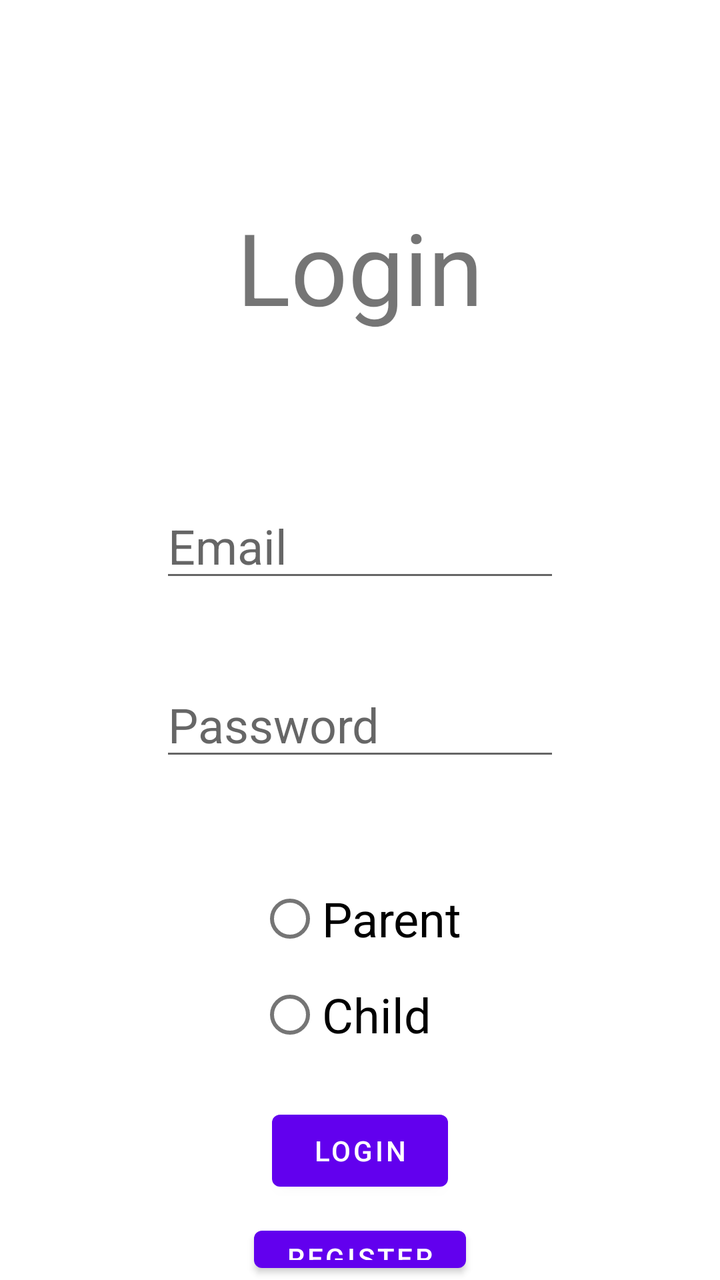
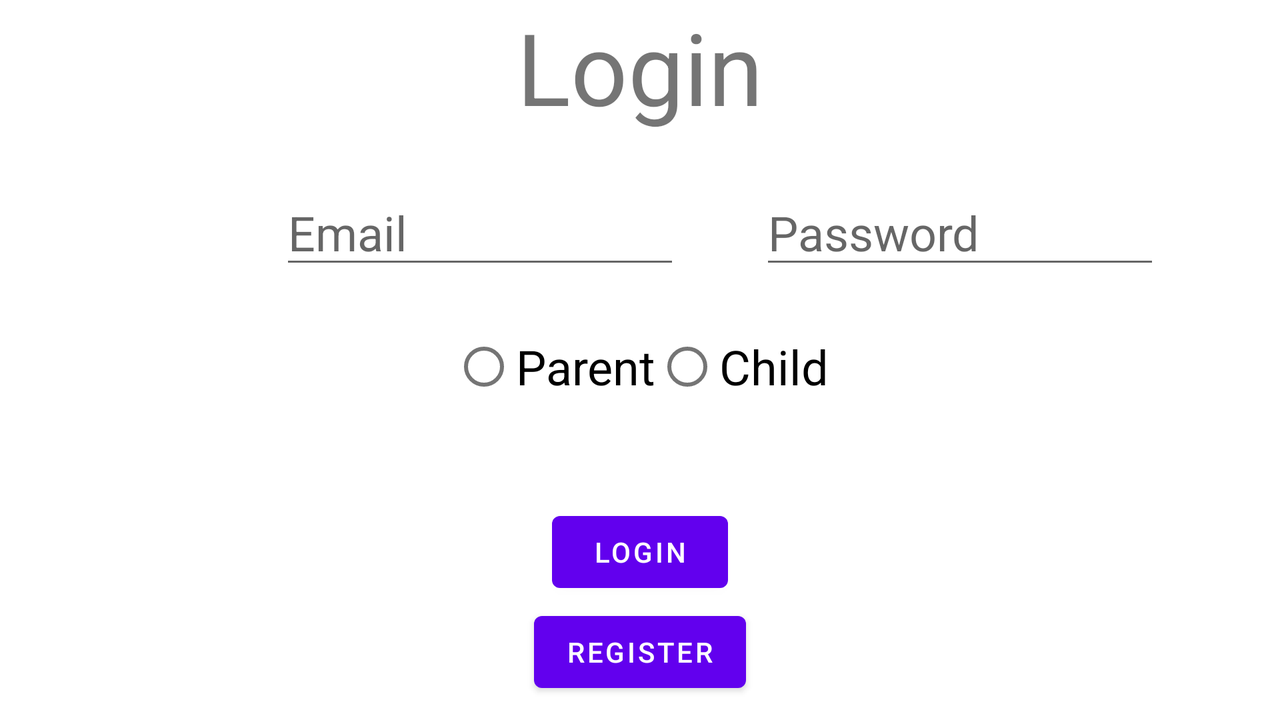

An Android layout and its configuration variant, each rendered on a device that would load it. The default file and the variant file are quoted in full after the pictures.
<!-- AndroidManifest.xml: application theme Theme.IndividualProject3 -->
<!-- res/layout/activity_main.xml -->
<?xml version="1.0" encoding="utf-8"?>
<LinearLayout
    xmlns:android="http://schemas.android.com/apk/res/android"
    xmlns:app="http://schemas.android.com/apk/res-auto"
    xmlns:tools="http://schemas.android.com/tools"
    android:layout_width="match_parent"
    android:layout_height="match_parent"
    android:orientation="vertical"
    tools:context=".MainActivity">

    <TextView
        android:textSize="50sp"
        android:layout_width="wrap_content"
        android:layout_height="wrap_content"
        android:layout_gravity="center"
        android:layout_marginTop="100dp"
        android:text="Login"/>
    <EditText
        android:id="@+id/EmailEdit"
        android:layout_gravity="center_horizontal"
        android:layout_width="200dp"
        android:layout_height="wrap_content"
        android:layout_marginTop="80dp"
        android:textSize="24sp"
        android:inputType="textEmailAddress"
        android:hint="Email"
        />

    <EditText
        android:id="@+id/PasswordEdit"
        android:layout_gravity="center_horizontal"
        android:layout_width="200dp"
        android:layout_height="wrap_content"
        android:layout_marginTop="40dp"
        android:textSize="24sp"
        android:inputType="textPassword"
        android:hint="Password"
        />
    <RadioGroup
        android:id="@+id/RoleSelect"
        android:layout_width="wrap_content"
        android:layout_height="wrap_content"
        android:orientation="vertical"
        android:layout_marginTop="50dp"
        android:layout_gravity="center_horizontal">

        <RadioButton
            android:id="@+id/parentRadio"
            android:textSize="24sp"
            android:layout_width="wrap_content"
            android:layout_height="wrap_content"
            android:text="Parent" />

        <RadioButton
            android:id="@+id/childRadio"
            android:textSize="24sp"
            android:layout_width="wrap_content"
            android:layout_height="wrap_content"
            android:text="Child" />
    </RadioGroup>

    <Button
        android:text="Login"
        android:id="@+id/loginButton"
        android:layout_gravity="center_horizontal"
        android:layout_marginTop="20dp"
        android:layout_width="wrap_content"
        android:layout_height="wrap_content"/>
    <Button
        android:id="@+id/registerButton"
        android:text="Register"
        android:layout_gravity="center_horizontal"
        android:layout_marginTop="10dp"
        android:layout_width="wrap_content"
        android:layout_height="wrap_content"
        />
</LinearLayout>
<!-- resources referenced by this layout -->
<resources>
  <style name="Theme.IndividualProject3" parent="Theme.MaterialComponents.DayNight.DarkActionBar">
          
          <item name="colorPrimary">@color/purple_500</item>
          <item name="colorPrimaryVariant">@color/purple_700</item>
          <item name="colorOnPrimary">@color/white</item>
          
          <item name="colorSecondary">@color/teal_200</item>
          <item name="colorSecondaryVariant">@color/teal_700</item>
          <item name="colorOnSecondary">@color/black</item>
          
          <item name="android:statusBarColor" tools:targetApi="l">?attr/colorPrimaryVariant</item>
          
      </style>
</resources>
<!-- res/layout-land/activity_main.xml (the repository's variant of the layout above) -->
<!-- drawn on the phone turned sideways -->
<?xml version="1.0" encoding="utf-8"?>
<androidx.constraintlayout.widget.ConstraintLayout
    xmlns:android="http://schemas.android.com/apk/res/android"
    xmlns:app="http://schemas.android.com/apk/res-auto"
    xmlns:tools="http://schemas.android.com/tools"
    android:layout_width="match_parent"
    android:layout_height="match_parent"
    tools:context=".MainActivity">

    <TextView
        android:textSize="50sp"
        android:layout_width="wrap_content"
        android:layout_height="wrap_content"
        android:layout_gravity="top"
        app:layout_constraintTop_toTopOf="parent"
        app:layout_constraintLeft_toLeftOf="parent"
        app:layout_constraintRight_toRightOf="parent"
        android:text="Login"/>
    <EditText
        android:id="@+id/EmailEdit"
        android:layout_width="200dp"
        android:layout_height="wrap_content"
        android:layout_marginTop="90dp"
        app:layout_constraintTop_toTopOf="parent"
        app:layout_constraintLeft_toLeftOf="parent"
        android:layout_marginLeft="140dp"
        android:textSize="24sp"
        android:inputType="textEmailAddress"
        android:hint="Email"
        />

    <EditText
        android:id="@+id/PasswordEdit"
        android:layout_width="200dp"
        android:layout_height="wrap_content"
        android:layout_marginTop="90dp"
        app:layout_constraintTop_toTopOf="parent"
        app:layout_constraintLeft_toRightOf="@id/EmailEdit"
        android:layout_marginLeft="40dp"
        android:hint="Password"
        android:inputType="textPassword"
        android:textSize="24sp" />

    <RadioGroup
        android:id="@+id/RoleSelect"
        android:layout_width="wrap_content"
        android:layout_height="wrap_content"
        android:orientation="horizontal"
        app:layout_constraintRight_toRightOf="parent"
        app:layout_constraintLeft_toLeftOf="parent"
        app:layout_constraintTop_toBottomOf="@id/EmailEdit"
        android:layout_marginTop="20dp">

        <RadioButton
            android:id="@+id/parentRadio"
            android:textSize="24sp"
            android:layout_width="wrap_content"
            android:layout_height="wrap_content"
            android:text="Parent" />

        <RadioButton
            android:id="@+id/childRadio"
            android:textSize="24sp"
            android:layout_width="wrap_content"
            android:layout_height="wrap_content"
            android:text="Child" />
    </RadioGroup>

    <Button
        android:text="Login"
        android:id="@+id/loginButton"
        app:layout_constraintLeft_toLeftOf="parent"
        app:layout_constraintRight_toRightOf="parent"
        app:layout_constraintBottom_toTopOf="@id/registerButton"
        android:layout_marginBottom="2dp"
        android:layout_width="wrap_content"
        android:layout_height="wrap_content"/>
    <Button
        android:id="@+id/registerButton"
        android:text="Register"
        app:layout_constraintBottom_toBottomOf="parent"
        app:layout_constraintLeft_toLeftOf="parent"
        app:layout_constraintRight_toRightOf="parent"
        android:layout_marginBottom="10dp"
        android:layout_width="wrap_content"
        android:layout_height="wrap_content"
        />

</androidx.constraintlayout.widget.ConstraintLayout>
